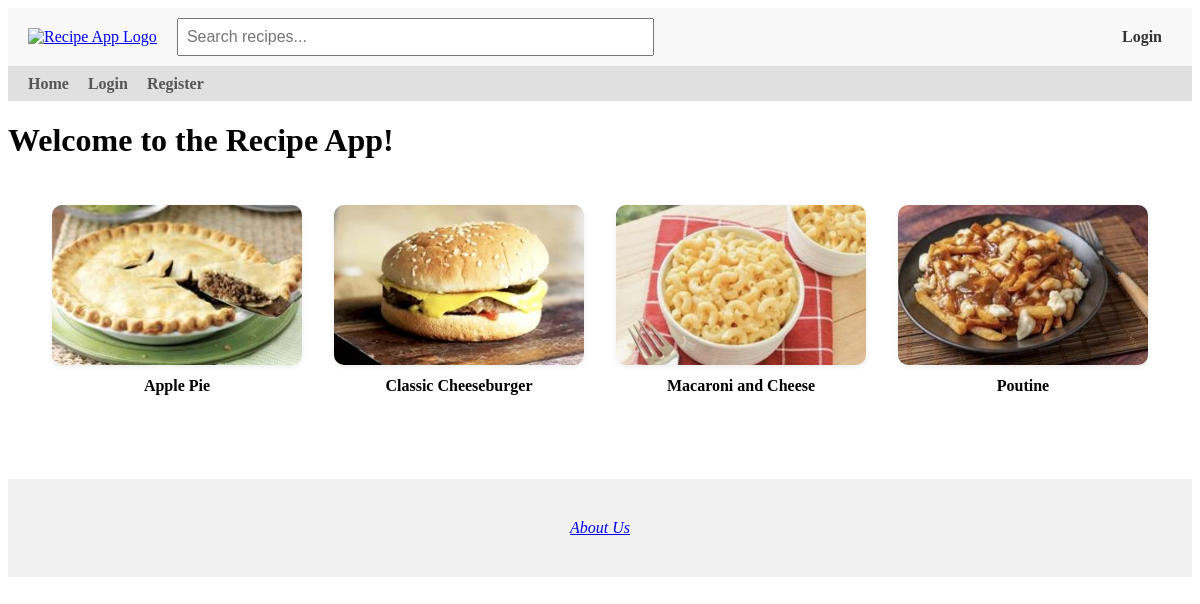
Before: / with the older database file.
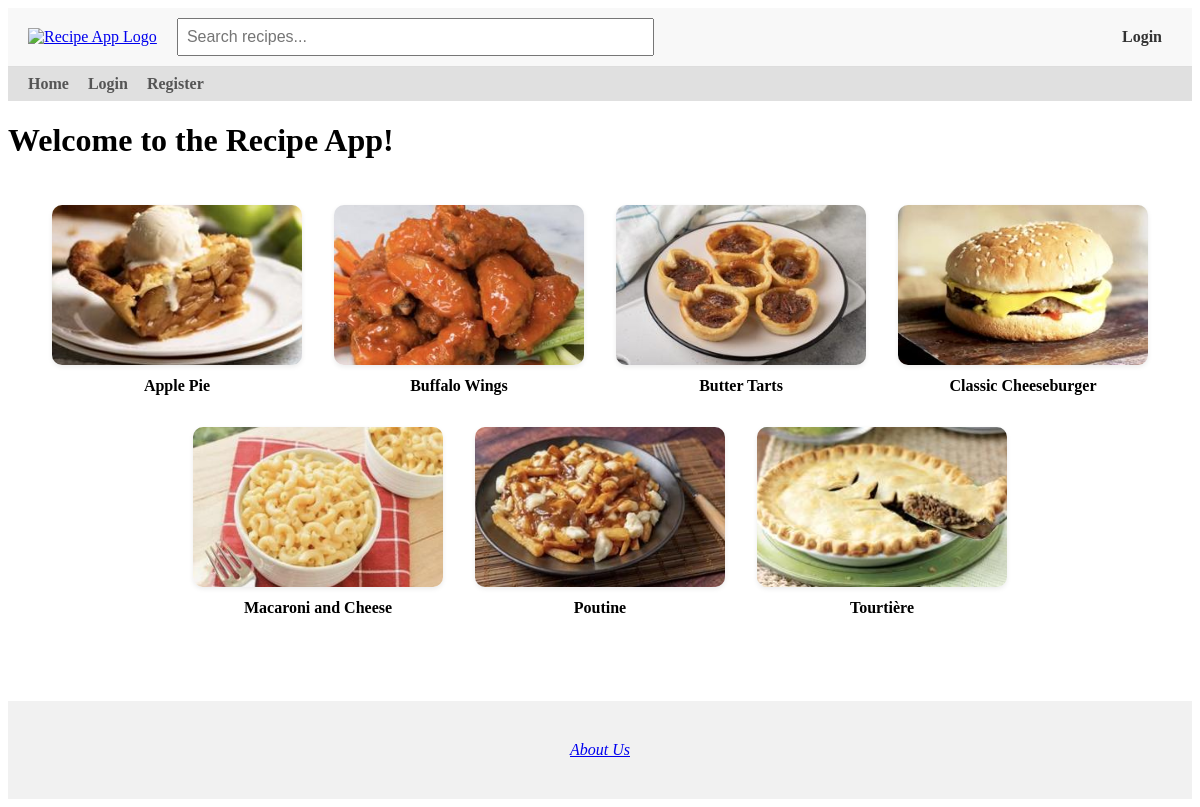
After: the same page with the newer database file.
### app/models.py (models this page shows, shortened)
class Recipe(db.Model):
    id = db.Column(db.Integer, primary_key=True)
    title = db.Column(db.String(100), nullable=False)
    description = db.Column(db.Text, nullable=False)
    ingredients = db.Column(db.Text, nullable=True)
    instructions = db.Column(db.Text, nullable=True)
    image_filename = db.Column(db.String(120), nullable=True)
    created = db.Column(db.DateTime, default=get_local_time)
    user_id = db.Column(db.Integer, db.ForeignKey('user.id'), nullable=False)
    rating_sum = db.Column(db.Integer, default=0)
    rating_count = db.Column(db.Integer, default=0)
    user = db.relationship('User', backref=db.backref('user_recipes', lazy=True))

### app/routes.py (the view)
@app.route('/', methods=['GET','POST'])
def home():
    recipes = Recipe.query.order_by(Recipe.title.asc()).all()
    return render_template('home.html', recipes=recipes)

### app/routes.py (called while the page is built)
@app.context_processor
def inject_user():
    return dict(current_user=current_user)

### app/templates/home.html (shortened to what this page needs)
{% extends "base.html" %}
{% block content %}
<h1>Welcome to the Recipe App!</h1>
{% set colors = ['#FF6B6B', '#6BCB77', '#4D96FF', '#FFC75F', '#F9F871', '#A393EB', '#FF9671', '#00C9A7', '#D65DB1', '#845EC2'] %}
<div class="recipe-grid">
    {% for recipe in recipes %}
        {% set has_image = recipe.image_filename is not none %}
        {% set color = colors[recipe.id % colors|length] %}
        <a href="{{ url_for('recipe_details', id=recipe.id) }}"
            class="recipe-card {% if has_image %}has-image{% endif %}">
            <div class="recipe-card-box"
                style="background-color: {% if not has_image %}{{ color }}{% else %}transparent{% endif %};">
                {% if has_image %}
                    <img src="{{ url_for('static', filename='uploads/' + recipe.image_filename) }}"
                        alt="{{ recipe.title }}">
                {% endif %}
            </div>
            <div class="recipe-title">{{ recipe.title }}</div>
        </a>
    {% endfor %}
</div>
{% endblock %}

### app/templates/base.html (shortened to what this page needs)
<!DOCTYPE html>
<html lang="en">
<head>
</head>
<body>
    <div class="top-navbar">
        <div class="logo">
            <a href="{{ url_for('home') }}">
                <img src="{{ url_for('static', filename='spartan.png') }}" alt="Recipe App Logo">
            </a>
        </div>
        <div class="search-bar">
            <form action="{{ url_for('visitor_recipes') }}" method="get">
                <input type="text" name="q" placeholder="Search recipes...">
            </form>
        </div>
        <div class="login-link">
            {% if current_user.is_authenticated %}
                <div class="dropdown">
                    <button class="dropdown-toggle">{{ current_user.username }} ▼</button>
                    <div class="dropdown-content">
                        <a href="{{ url_for('public_profile', user_id=current_user.id) }}">Profile</a>
                        <a href="{{ url_for('view_profile') }}">Settings</a>
                        <a href="{{ url_for('logout') }}">Logout</a>
                    </div>
                </div>
            {% elif session.get('visitor_email') %}
                <a href="{{ url_for('logout') }}">Exit Visitor Mode</a>
            {% else %}
                <a href="{{ url_for('login') }}">Login</a>
            {% endif %}
        </div>
    </div>
    <div class="bottom-navbar">
    <a href="{{ url_for('home') }}" {% if request.endpoint == 'home' %}class="active"{% endif %}>Home</a>
    {% if current_user.is_authenticated %}
        <a href="{{ url_for('recipes') }}" {% if request.endpoint == 'recipes' %}class="active"{% endif %}>My Recipes</a>
        <a href="{{ url_for('make_recipe') }}" {% if request.endpoint == 'make_recipe' %}class="active"{% endif %}>Make Recipe</a>
        <a href="{{ url_for('logout') }}">Logout</a>
    {% elif session.get('visitor_email') %}
        <a href="{{ url_for('visitor_recipes') }}" {% if request.endpoint == 'visitor_recipes' %}class="active"{% endif %}>Visitor Recipes</a>
        <a href="{{ url_for('logout') }}">Exit Visitor Mode</a>
    {% else %}
        <a href="{{ url_for('login') }}" {% if request.endpoint == 'login' %}class="active"{% endif %}>Login</a>
        <a href="{{ url_for('register') }}" {% if request.endpoint == 'register' %}class="active"{% endif %}>Register</a>
    {% endif %}
    </div>
    {% block content %}{% endblock %}
    <footer>
    <a href="{{ url_for('about_us') }}">About Us</a>
</footer>
</body>
</html>

### app/templates/base.html (style rules this page uses)
.top-navbar { display: flex; align-items: center; justify-content: space-between; padding: 10px 20px; background-color: #f8f8f8; border-bottom: 1px solid #ddd; }
.top-navbar .logo img { height: 50px; }
.top-navbar .search-bar { flex: 1; margin: 0 20px; }
.top-navbar .search-bar input[type="text"] { width: 50%; padding: 8px; font-size: 16px; }
.top-navbar .login-link a { margin-left: 10px; margin-right: 10px; font-weight: bold; text-decoration: none; color: #333; transition: color 0.2s ease; }
.bottom-navbar { background-color: #e0e0e0; padding: 8px 20px; }
.bottom-navbar a { margin-right: 15px; text-decoration: none; font-weight: bold; color: #555; }
footer { margin-top: 60px; padding: 40px 20px; text-align: center; background-color: #f1f1f1; color: #777; font-style: italic; }

### app/templates/home.html (style rules this page uses)
.recipe-grid { display: flex; flex-wrap: wrap; justify-content: center; gap: 32px; padding: 24px; max-width: 1200px; margin: 0 auto; }
.recipe-card { width: 250px; height: auto; text-decoration: none; color: inherit; display: flex; flex-direction: column; align-items: center; }
.recipe-card-box { width: 100%; height: 160px; border-radius: 10px; overflow: hidden; box-shadow: 0 2px 5px rgba(0, 0, 0, 0.08); transition: transform 0.2s ease, box-shadow 0.2s ease; }
.recipe-card img { width: 100%; height: 100%; object-fit: cover; display: block; }
.recipe-title { margin-top: 12px; font-weight: bold; font-size: 1em; text-align: center; }

Changed rows visible on the page:
changed Recipe "Apple Pie": image_filename: a different picture
added Recipe: image_filename (picture), title "Buffalo Wings"
added Recipe: image_filename (picture), title "Butter Tarts"
added Recipe: image_filename (picture), title "Tourtière"
